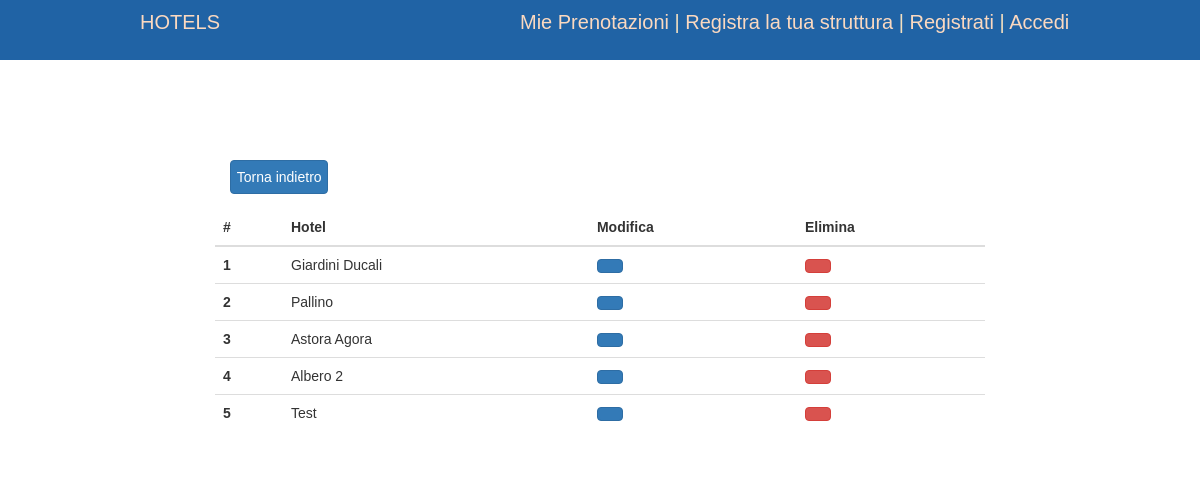
The app's page /hotel/list, older data.
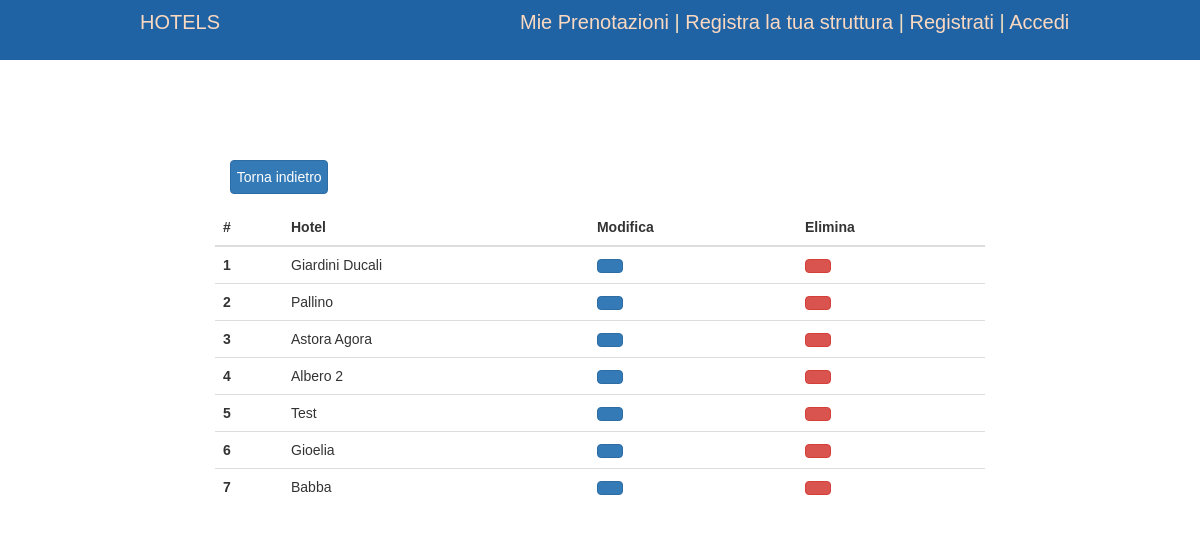
The same page, newer data.
### hotel/models.py (models this page shows)
class Hotel(models.Model):
    name      = models.TextField()
    IVA       = models.TextField()
    street    = models.TextField()
    stars     = models.DecimalField(max_digits=1, decimal_places=0)
    cost      = models.DecimalField(max_digits=1000000, decimal_places=2)
    rooms     = models.DecimalField(max_digits=1000, decimal_places=0)
    free_time = models.TextField()
    CAP       = models.DecimalField(max_digits=5, decimal_places=0)
    city      = models.TextField()

### hotel/views.py (the view)
# urls.py: path('hotel/list', hotel_list),
def hotel_list(request):
    obj = Hotel.objects.all()
    context = { "objects": obj }
    return render(request, "hotel_list.html", context)

### hotel/templates/hotel_list.html (shortened to what this page needs)
{% extends 'base.html' %}
{% block header%}
{% include 'blue_navbar.html' %}
{% endblock%}
{% block content%}
  <div class="container register-width">
    <div class='col-lg-2'>
      <a href="/hotel" id="btn" class="btn btn-md btn-primary light-bottom-margin center-icon">Torna indietro</a>
    </div>
    <table class="table">
      <thead>
        <tr>
          <th scope="col">#</th>
          <th scope="col">Hotel</th>
          <th scope="col">Modifica</th>
          <th scope="col">Elimina</th>
        </tr>
      </thead>
      <tbody>
          {% for item in objects %}
          <tr>
            <th scope="row">{{ forloop.counter }}</th>
            <td>{{ item.name }}</td>
            <td>
              <a href="/struttura/{{ item.id }}" id="btn" class="btn btn-md btn-primary">
              </a>
            </td>
            <td>
              <a href="delete/{{ item.id }}" id="btn" class="btn btn-md btn-danger">
              </a>
            </td>
          </tr>
          {% endfor%}
        </tbody>
      </table>
  </div>
{% endblock %}

### templates/base.html (shortened to what this page needs)
<!DOCTYPE html>
<html>
  <head>
    <link rel="stylesheet" href="https://maxcdn.bootstrapcdn.com/bootstrap/3.4.1/css/bootstrap.min.css">
    {% load static %}
    <link rel="stylesheet" href="{% static 'style.css' %}" />
  </head>
  <body>
    {% block header %}{% endblock %}
    {% block content %}{% endblock %}
  </body>
</html>

### templates/blue_navbar.html
<div class="hero-banner">
 {% include 'navbar.html' %}
</div>

### templates/navbar.html
<div class="container">
  <div class="col-lg-4 col-lg-offset-1 top-nav" >
    <a href="index.html" class="links" >HOTELS</a>
  </div>
  <div class="col-xs-7 col-sm-7 col-md-7 col-lg-7 top-nav">
    <a href="mie_prenotazioni.html" class="links">Mie Prenotazioni</a>
    <span>|</span>
    <a href="registra_struttura.html" class="links">Registra la tua struttura </a>
    <span>|</span>
    <a href="register.html" class="links">Registrati</a>
    <span>|</span>
    <a href="login.html" class="links">Accedi</a>
  </div>
</div>

### static/style.css (style rules this page uses)
* { margin: 0; padding: 0; }
body { font-family: sans-serif; margin: 0; }
.top-nav { font-size: 20px; margin-top: 8px; color: rgb(243, 224, 192); }
.links { color: #fbd9c0; text-decoration: none; }
.hero-banner { height: 60px; width: inherit; background-color: #2063a5; }
.register-width { margin-top: 100px; width: 800px; align-content: center; }
.light-bottom-margin { margin-bottom: 15px; }
.center-icon { display: flex; justify-content: center; align-items: center; }

Row changes from the older to the newer data that the page shows:
added Hotel: name "Gioelia"
added Hotel: name "Babba"
